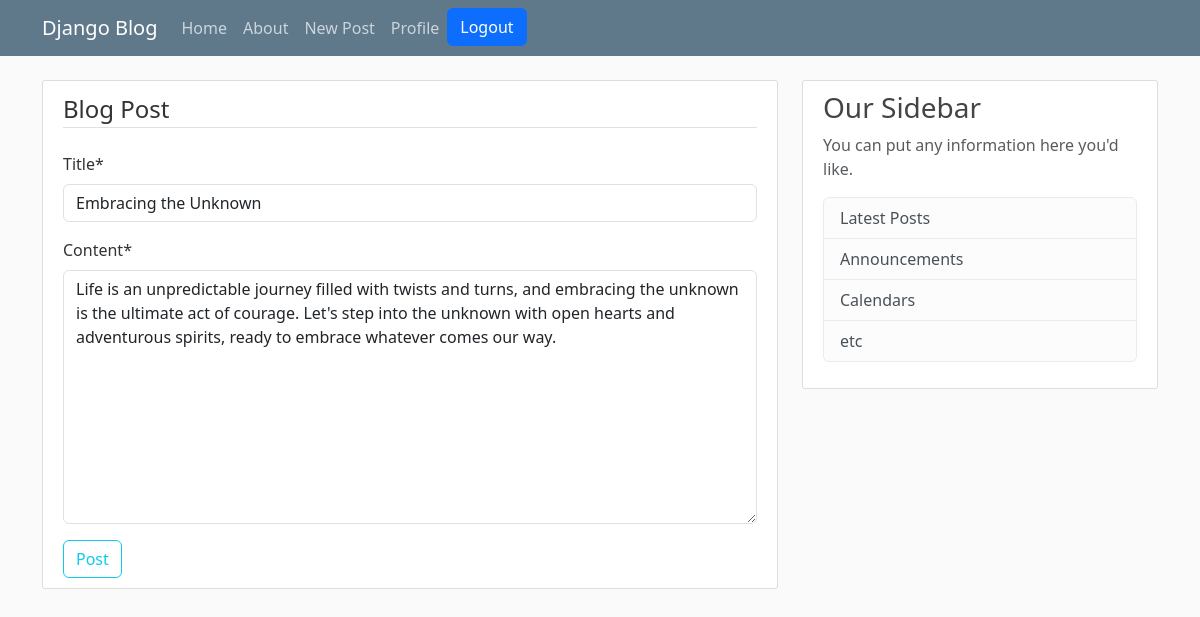
The app's page /post/33/update/ (signed in) with its own data.
### blog/models.py (models this page shows, shortened)
class Post(models.Model):
    title = models.CharField(max_length = 100)
    content = models.TextField()
    date_posted = models.DateTimeField(default = timezone.now)
    author = models.ForeignKey(User, on_delete=models.CASCADE)

### blog/views.py (the view, shortened to what this page needs)
# urls.py: path('post/<int:pk>/update/', PostUpdateView.as_view(), name='post-update'),
class PostUpdateView(LoginRequiredMixin, UserPassesTestMixin, UpdateView):
    model = Post
    fields = ['title', 'content']
    def test_func(self):
        post = self.get_object()
        if self.request.user == post.author:
            return True
        return False

### blog/templates/blog/post_form.html (shortened to what this page needs)
{% extends "blog/base.html" %}
{% load crispy_forms_tags %}
{% block content %}
    <div class="content-section">
        <form method="POST">
            <fieldset class="form-group">
                <legend class="border-bottom mb-4">Blog Post</legend>
                {{ form|crispy }}
            </fieldset>
            <div class="form-group">
                <button class="btn btn-outline-info" type="submit">Post</button>
            </div>
        </form>
    </div>
{% endblock content %}

### blog/static/blog/main.css (style rules this page uses)
body { background: #fafafa; color: #333333; margin-top: 5rem; }
.content-section { background: #ffffff; padding: 10px 20px; border: 1px solid #dddddd; border-radius: 3px; margin-bottom: 20px; }

### records on screen
Post: title "Embracing the Unknown", content "Life is an unpredictable journey filled with twists and turns, and embracing the unknown is the ultimate act of courage. Let's step into the unknown with open hearts and adventurous spirits, ready to embrace whatever comes our way."
